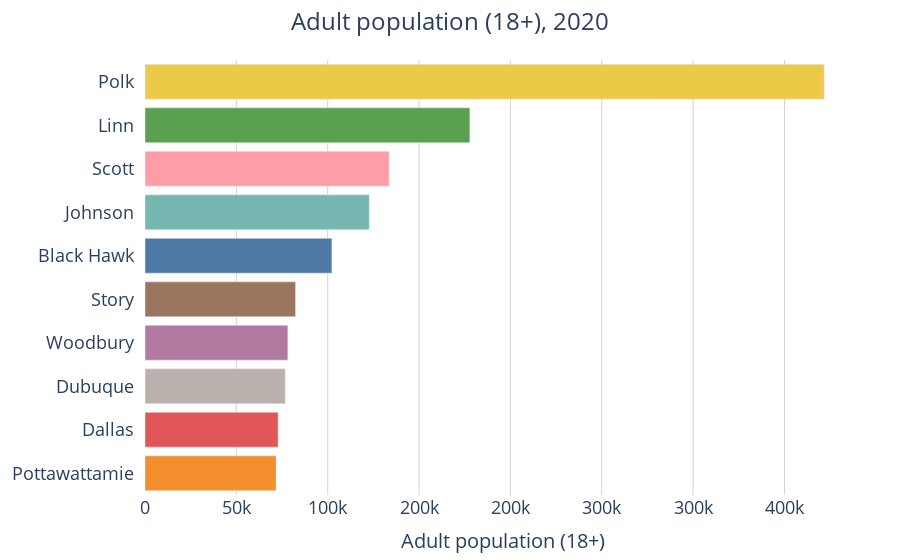

Notebook cell for this chart:
### Markdown cell above
### Polk County purchases much more than other counties. It purchase more than twice the liters of Linn, the next highest consuming county, more than three time the amount of liters as Linn, Scott, Johnson and Black Hawk, and more than six times that purchased by the lower half of counties.

### Code cell
fig = px.bar(
    liters_sold_and_adult_pop_df,
    x='population_over_18',
    y='county',
    orientation='h', 
    color='county', 
    color_discrete_map=county_colors,  # Apply custom colors
    labels={'population_over_18': 'Adult population (18+) ', 'county': 'County '},  
    height=600 
)

# Update layout
fig.update_layout(
    xaxis=dict(
        title="Adult population (18+)",
        tickfont=dict(size=18),
        title_font = dict(size = 20),
        showgrid = True,
        gridcolor = 'LightGrey',
        tickformat= ".0s" # No decimal places, use SI notation
    ), 
    
    yaxis=dict(
        title=None,
        tickfont=dict(size=18),
        ticksuffix = '  '#
    ),
    
    title=dict(
        text = "Adult population (18+), 2020",
        x = .5,
        xanchor = 'center'
     ),

    showlegend=False, 
    plot_bgcolor='rgba(0,0,0,0)',  # Transparent background for the plot area
    margin=dict(l=40, r=40, t=60, b=40),  # Left, Right, Top, Bottom margins
    title_font_size = 24
)

fig.show()

### Figure 1 — Plotly figure (JSON) as saved in the notebook; plotly's stock layout.template omitted (floating-point values rounded to 4 significant figures)
{"data": [{"alignmentgroup": "True", "hovertemplate": "County =%{y}<br>Adult population (18+) =%{x}<extra></extra>", "legendgroup": "Polk", "marker": {"color": "#edc948", "pattern": {"shape": ""}}, "name": "Polk", "offsetgroup": "Polk", "orientation": "h", "showlegend": true, "textposition": "auto", "type": "bar", "x": [371762], "xaxis": "x", "y": ["Polk"], "yaxis": "y"}, {"alignmentgroup": "True", "hovertemplate": "County =%{y}<br>Adult population (18+) =%{x}<extra></extra>", "legendgroup": "Linn", "marker": {"color": "#59a14f", "pattern": {"shape": ""}}, "name": "Linn", "offsetgroup": "Linn", "orientation": "h", "showlegend": true, "textposition": "auto", "type": "bar", "x": [177790], "xaxis": "x", "y": ["Linn"], "yaxis": "y"}, {"alignmentgroup": "True", "hovertemplate": "County =%{y}<br>Adult population (18+) =%{x}<extra></extra>", "legendgroup": "Scott", "marker": {"color": "#ff9da7", "pattern": {"shape": ""}}, "name": "Scott", "offsetgroup": "Scott", "orientation": "h", "showlegend": true, "textposition": "auto", "type": "bar", "x": [133621], "xaxis": "x", "y": ["Scott"], "yaxis": "y"}, {"alignmentgroup": "True", "hovertemplate": "County =%{y}<br>Adult population (18+) =%{x}<extra></extra>", "legendgroup": "Johnson", "marker": {"color": "#76b7b2", "pattern": {"shape": ""}}, "name": "Johnson", "offsetgroup": "Johnson", "orientation": "h", "showlegend": true, "textposition": "auto", "type": "bar", "x": [122741], "xaxis": "x", "y": ["Johnson"], "yaxis": "y"}, {"alignmentgroup": "True", "hovertemplate": "County =%{y}<br>Adult population (18+) =%{x}<extra></extra>", "legendgroup": "Black Hawk", "marker": {"color": "#4e79a7", "pattern": {"shape": ""}}, "name": "Black Hawk", "offsetgroup": "Black Hawk", "orientation": "h", "showlegend": true, "textposition": "auto", "type": "bar", "x": [102292], "xaxis": "x", "y": ["Black Hawk"], "yaxis": "y"}, {"alignmentgroup": "True", "hovertemplate": "County =%{y}<br>Adult population (18+) =%{x}<extra></extra>", "legendgroup": "Story", "marker": {"color": "#9c755f", "pattern": {"shape": ""}}, "name": "Story", "offsetgroup": "Story", "orientation": "h", "showlegend": true, "textposition": "auto", "type": "bar", "x": [82376], "xaxis": "x", "y": ["Story"], "yaxis": "y"}, {"alignmentgroup": "True", "hovertemplate": "County =%{y}<br>Adult population (18+) =%{x}<extra></extra>", "legendgroup": "Woodbury", "marker": {"color": "#b07aa1", "pattern": {"shape": ""}}, "name": "Woodbury", "offsetgroup": "Woodbury", "orientation": "h", "showlegend": true, "textposition": "auto", "type": "bar", "x": [78184], "xaxis": "x", "y": ["Woodbury"], "yaxis": "y"}, {"alignmentgroup": "True", "hovertemplate": "County =%{y}<br>Adult population (18+) =%{x}<extra></extra>", "legendgroup": "Dubuque", "marker": {"color": "#bab0ac", "pattern": {"shape": ""}}, "name": "Dubuque", "offsetgroup": "Dubuque", "orientation": "h", "showlegend": true, "textposition": "auto", "type": "bar", "x": [76732], "xaxis": "x", "y": ["Dubuque"], "yaxis": "y"}, {"alignmentgroup": "True", "hovertemplate": "County =%{y}<br>Adult population (18+) =%{x}<extra></extra>", "legendgroup": "Dallas", "marker": {"color": "#e15759", "pattern": {"shape": ""}}, "name": "Dallas", "offsetgroup": "Dallas", "orientation": "h", "showlegend": true, "textposition": "auto", "type": "bar", "x": [72864], "xaxis": "x", "y": ["Dallas"], "yaxis": "y"}, {"alignmentgroup": "True", "hovertemplate": "County =%{y}<br>Adult population (18+) =%{x}<extra></extra>", "legendgroup": "Pottawattamie", "marker": {"color": "#f28e2b", "pattern": {"shape": ""}}, "name": "Pottawattamie", "offsetgroup": "Pottawattamie", "orientation": "h", "showlegend": true, "textposition": "auto", "type": "bar", "x": [71748], "xaxis": "x", "y": ["Pottawattamie"], "yaxis": "y"}], "layout": {"autosize": true, "barmode": "relative", "legend": {"title": {"text": "County "}, "tracegroupgap": 0}, "margin": {"b": 40, "l": 40, "r": 40, "t": 60}, "plot_bgcolor": "rgba(0, 0, 0, 0)", "showlegend": false, "title": {"font": {"size": 24}, "text": "Adult population (18+), 2020", "x": 0.5, "xanchor": "center"}, "xaxis": {"anchor": "y", "autorange": true, "domain": [0, 1], "gridcolor": "LightGrey", "range": [0, 391300.0], "showgrid": true, "tickfont": {"size": 18}, "tickformat": ".0s", "title": {"font": {"size": 20}, "text": "Adult population (18+)"}, "type": "linear"}, "yaxis": {"anchor": "x", "autorange": true, "categoryarray": ["Pottawattamie", "Dallas", "Dubuque", "Woodbury", "Story", "Black Hawk", "Johnson", "Scott", "Linn", "Polk"], "categoryorder": "array", "domain": [0, 1], "range": [-0.5, 9.5], "tickfont": {"size": 18}, "ticksuffix": "  ", "title": {}, "type": "category"}}}
